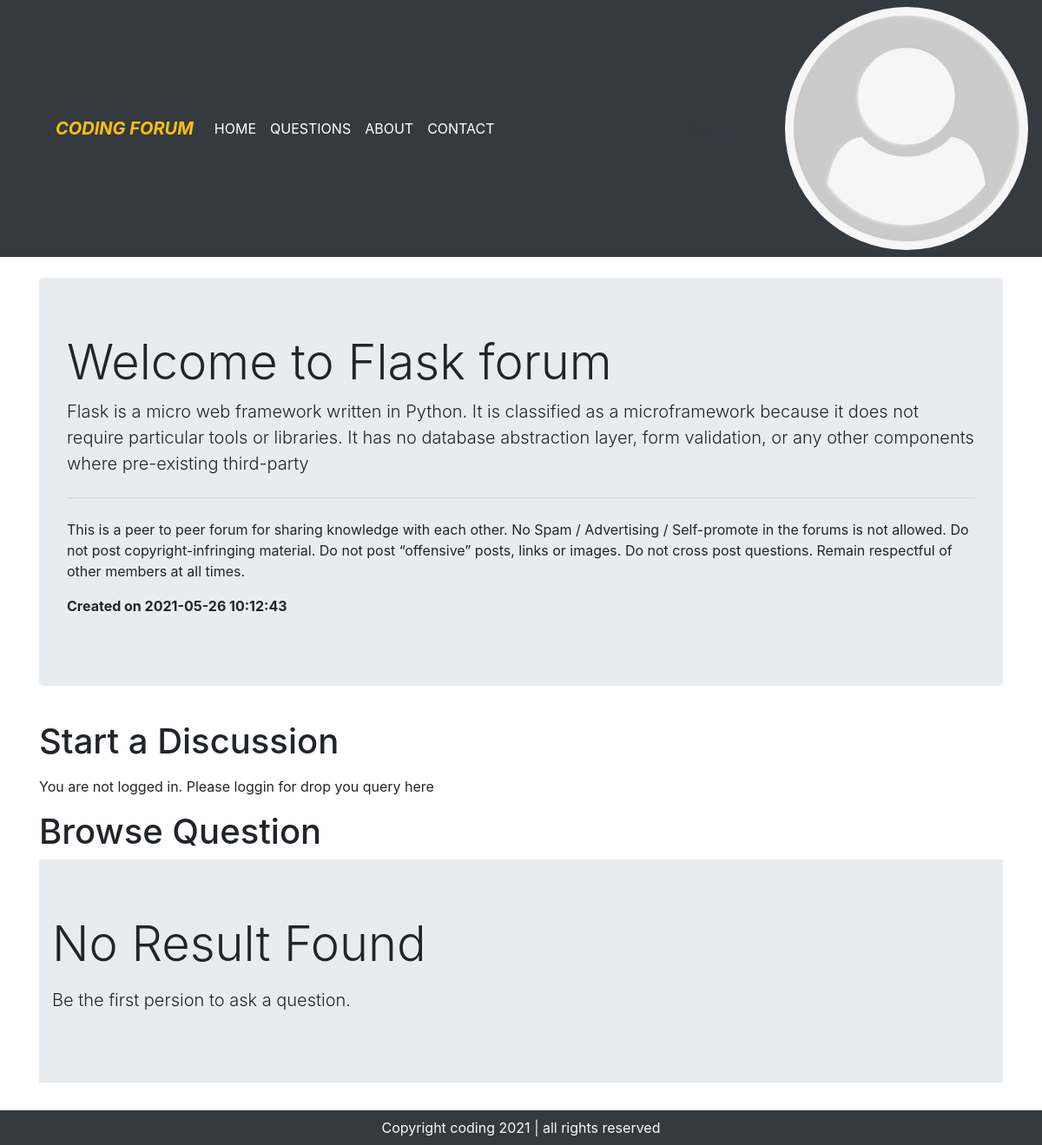
Screenshot of /threadlist.php?cat_id=4 with the database file from the repository.
### tables this page shows
CREATE TABLE `categories` (
  `category_id` int(8) NOT NULL,
  `category_name` varchar(255) NOT NULL,
  `category_description` varchar(255) NOT NULL,
  `created` datetime NOT NULL DEFAULT current_timestamp()
);

### threadlist.php (the view, shortened to what this page needs)
<?php
    include 'partials/dbconnection.php';
?>
<!doctype html>
<html lang="en">
<head>
    <link rel="stylesheet" href="https://maxcdn.bootstrapcdn.com/bootstrap/4.0.0/css/bootstrap.min.css"
>
</head>
<body id="top">
    <?php include 'partials/header.php'; ?>
    <?php
                  if(isset($_REQUEST['cat_id']) == true){
                      $id = $_REQUEST['cat_id'];
                      $sql1 = "select * from categories where category_id = '$id'";
                      $query1 = mysqli_query($conn, $sql1);
                      while($row = mysqli_fetch_array($query1)){
                          echo '<div class="container my-4">
                            <div class="jumbotron">
                                <h1 class="display-4">Welcome to '.$row['category_name'].' forum</h1>
                                <p class="lead">'.$row['category_description'].'</p>
                                <hr class="my-4">
                                <p>This is a peer to peer forum for sharing knowledge with each other. No Spam / Advertising /
                                Self-promote in the forums is not allowed. Do not post copyright-infringing material.
                                Do not post “offensive” posts, links or images.
                                Do not cross post questions.
                                Remain respectful of other members at all times.</p>
                                <p><b>Created on '.$row['created'].'</b></p>
                            </div>
                        </div>';
                       }
                    }
    ?>
    <div class="container">
        <h1 class="py-2">Start a Discussion</h1>
        <?php
        if(isset($_SESSION['loggedin']) && $_SESSION['loggedin'] == true ){
                        echo '<form action="'.$_SERVER['REQUEST_URI'].'" method="post">
                                    <div class="form-group">
                                        <label for="exampleInputEmail1">Problem Title</label>
                                        <input type="text" class="form-control" id="title" name="title" aria-describedby="emailHelp">
                                    </div>
                                    <div class="form-group">
                                        <label for="exampleInputPassword1">Ellaborate your concern</label>
                                        <textarea name="desc" id="desc" class="form-control" rows="3"></textarea>
                                    </div>
                                    <button type="submit" class="btn btn-success">Submit</button>
                                </form>';
                    }
                    else{
                        echo "<p>You are not logged in. Please loggin for drop you query here</p>";
                    }
    ?>
    </div>
    <div class="container">
        <h1>Browse Question</h1>
        <?php
            if(isset($_REQUEST['cat_id']) == true){
                      $id = $_REQUEST['cat_id'];
                      $sql = "select * from que_threads where thread_cat_id = '$id'";
                      $result = mysqli_query($conn, $sql);
                      $row = mysqli_num_rows($result);
                  if($row > 0){
                      while($row1 = mysqli_fetch_array($result)){
                          $id = $row1['thread_id'];
                        echo '<div class="media my-3">
                                <img src="images/image2.png" width="54px" class="mr-3" alt="...">
                                <div class="media-body">
                                    <h5 class="mt-0"><a href="thread.php?threadid='.$id.'" class="text-dark">'.$row1['thread_title'].'</a></h5>
                                    '.$row1['thread_desc'].'
                                </div>
                            </div>';
                       }
                  }
                  else{
                       echo '<div class="jumbotron jumbotron-fluid">
                      <div class="container">
                        <p class="display-4">No Result Found</p>
                        <p class="lead">Be the first persion to ask a question.</p>
                      </div>
                    </div>';
                  }
              }
     ?>
    </div>
    <?php include 'partials/footer.php'; ?>
</body>
</html>

### rows the page displays
categories: category_name "Flask", category_description "Flask is a micro web framework written in Python. It is classified as a microframework because it does not require particular tools or libraries. It has no database abstraction layer, form validation, or any other components where pre-existing third-party", created "2021-05-26 10:12:43"
